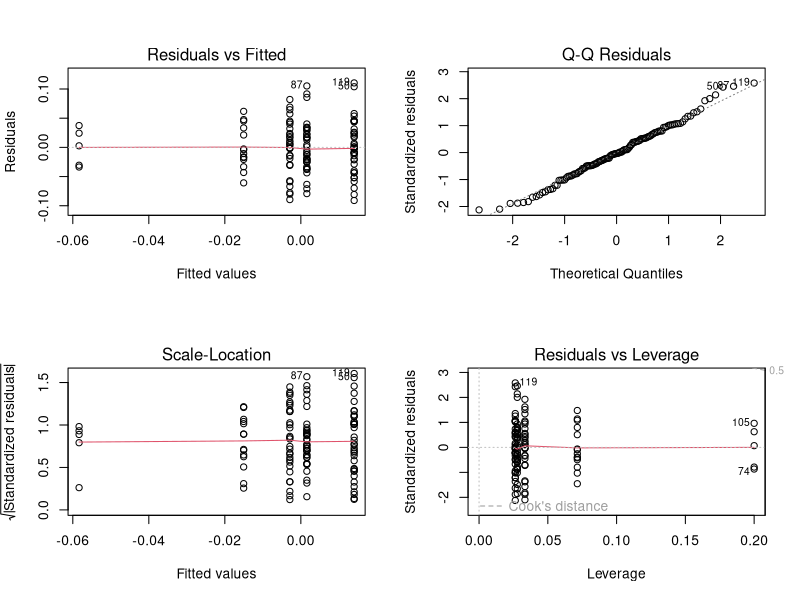

This chart was generated by the following R code:
#-----------------------------------------------------------------------
#  ANOVAs and MANOVAs for different categories of habit and diet
#-----------------------------------------------------------------------
# Load libraries
library(tidyverse)
library(broom)

# Fitting ANOVAs function
fit.anova <- function(pc, data, grouping.var) {
  pc_ <- pull(data, pc)
  grouping.var_ <- pull(data, grouping.var)
  model <- lm(pc_ ~ grouping.var_, data = data)
  out <- tidy(anova(model))
  return(out)
}
#-----------------------------------------------------------------------
# Read in data and wrangle it
#-----------------------------------------------------------------------
pc_data <- read_csv("data/GMM/snake-data-pca-GMM.csv")

# Remove habits that are unknown
pc_data_habit <- 
  pc_data %>%
  filter(Habit != "Unknown")

# Remove diet that are unknown *note the no caps "U"
pc_data_diet <- 
  pc_data %>%
  filter(Diet != "unknown")

# Numbers in each analyses
length(unique(pc_data$Species))
length(unique(pc_data_habit$Species))
length(unique(pc_data_diet$Species))

#-----------------------------------------------------------------------
# Manova on PC scores 1-8 (these make up 95% variance in head shape)
#-----------------------------------------------------------------------
# Habit
model1 <- manova(as.matrix(pc_data_habit[, 2:9]) ~ Habit, data = pc_data_habit)
# Look at overall model significance
anova(model1)

# Diet
model2 <- manova(as.matrix(pc_data_diet[, 2:9]) ~ Diet, data = pc_data_diet)
# Look at overall model significance
anova(model2)

# Habit & diet 
model3 <- manova(as.matrix(pc_data_diet[, 2:9]) ~ Habit*Diet, data = pc_data_diet)
# Look at overall model significance
anova(model3)

#-----------------------------------------------------------------------
# ANOVAs on individual PCs
#-----------------------------------------------------------------------
# Example for one model
# Fit model
modela <- lm(PC1 ~ Habit, data = pc_data_habit)
# Check diagnostics
par(mfrow = c(2,2))
plot(modela)
par(mfrow = c(1,1))
# Look at overall result, i.e. is PC1 correlated with Habit?
anova(modela)
# Look at differences across Habit groups
summary(modela)

#--------------------------------------------------------------------------
# ANOVAs for each individual PC can be automated with the code below
#--------------------------------------------------------------------------
# List names of first 8 PCs
pc_list_habit <- names(pc_data_habit)[2:9]

# Create an output file
output <- data.frame(array(dim = c(8, 5)))
names(output) <- c("PC", "df1", "df2", "F", "p")

# Run ANOVAs
for (i in seq_along(pc_list_habit)){
  pc <- pc_list_habit[i]
  x <- fit.anova(pc, pc_data_habit, "Habit")
  output[i, "PC"] <- pc_list_habit[i]
  output[i, "df1"] <- x$df[1]
  output[i, "df2"] <- x$df[2]
  output[i, "F"] <- x$statistic[1]
  output[i, "p"] <- x$p.value[1]
}

# Add Bonferonni correction to p values
output$p_bonferonni <- p.adjust(output$p, method = "bonferroni")

# Write results out
# write_csv(output, file = "outputs/GMM/Tables/ANOVA-results-ecomorph-GMM.csv") 

#--------------------------------------------
# Fit ANOVAs for each individual PC diet 
#--------------------------------------------
# List names of first 8 PCs
pc_list_diet <- names(pc_data_diet)[2:9]

# Create an output file
output <- data.frame(array(dim = c(8, 5)))
names(output) <- c("PC", "df1", "df2", "F", "p")

# Run ANOVAs
for (i in seq_along(pc_list_diet)){
  pc <- pc_list_diet[i]
  x <- fit.anova(pc, pc_data_diet, "Diet")
  output[i, "PC"] <- pc_list_diet[i]
  output[i, "df1"] <- x$df[1]
  output[i, "df2"] <- x$df[2]
  output[i, "F"] <- x$statistic[1]
  output[i, "p"] <- x$p.value[1]
}

# Add Bonferonni correction to p values
output$p_bonferonni <- p.adjust(output$p, method = "bonferroni")

# Write results out
# write_csv(output, file = "outputs/GMM/Tables/ANOVA-results-diet-GMM.csv") 
